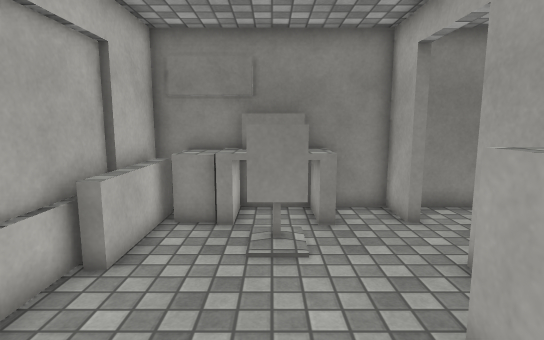
[1] (above)

12 first-person views from a walk through a Unity game level. The camera is 1.4 m above the floor, tilts 8° down and sees 80° across. The floor is counted in squares, 0.5 m on a side. Each view is taken from the middle of a square. On the plan, view 1 faces up. The plan holds only what a view shows up to about 20 squares ahead; the rest is blank. The player is left out. Surface patterns are stand-ins for the level's own textures.

[2]
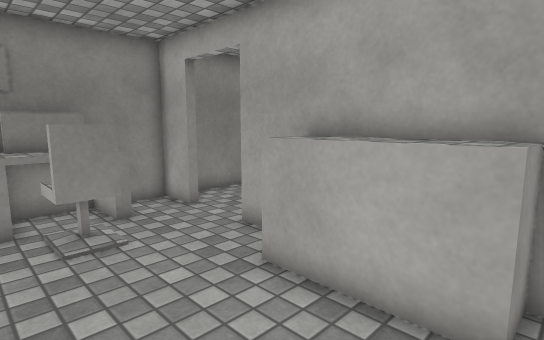

[3]
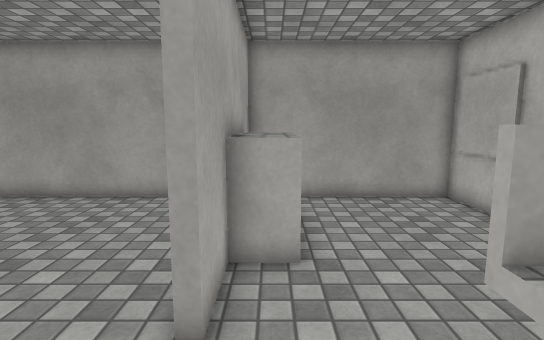

[4]
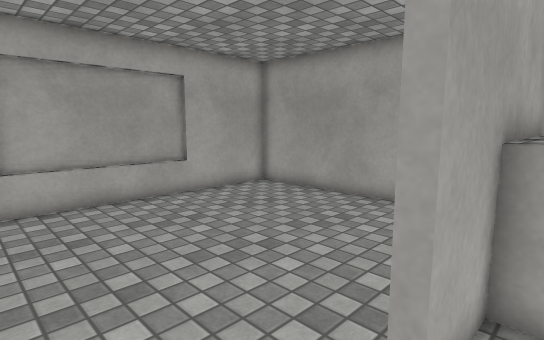

[5]
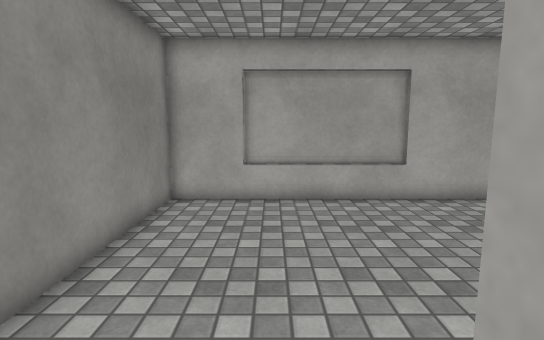

[6]
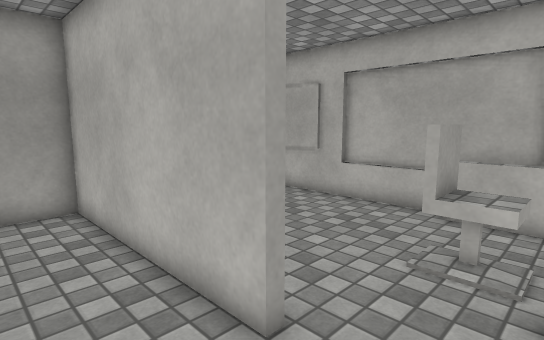

[7]
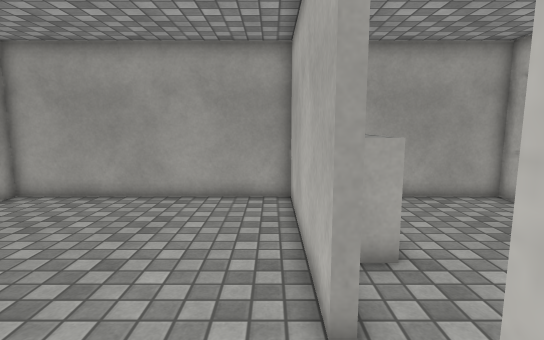

[8]
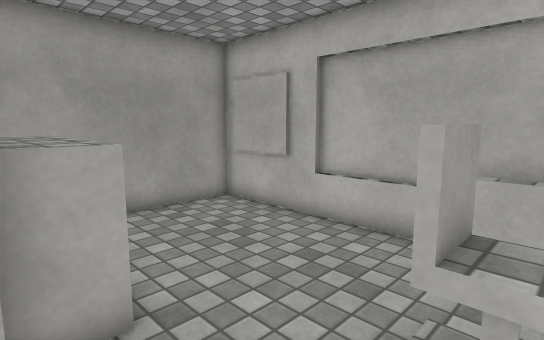

[9]
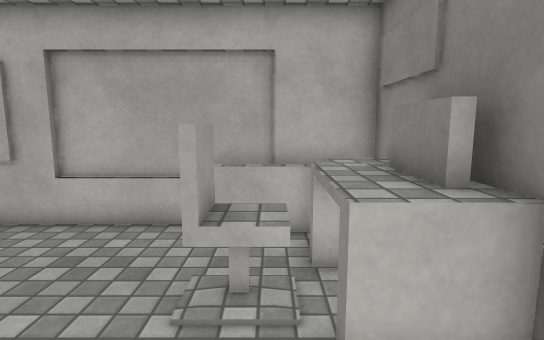

[10]
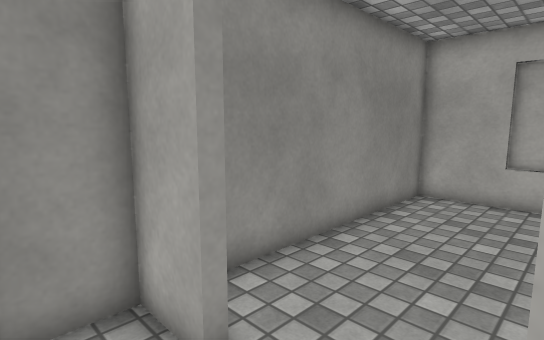

[11]
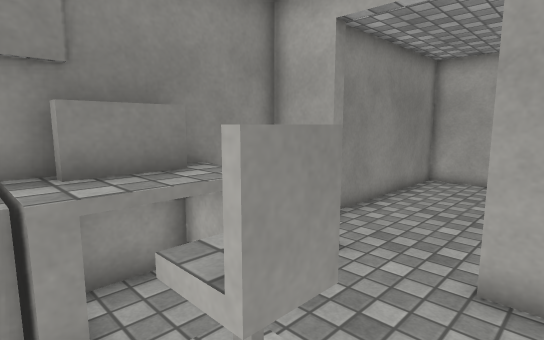

[12]
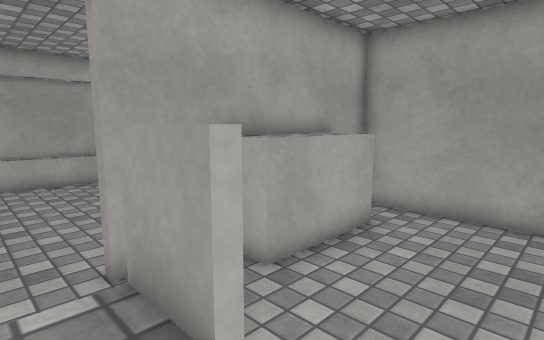

### Floor plan
Key: @ floor where view 1 was taken; # wall or solid block; . floor; = window, fence, low wall or low ledge; ^ raised ledge.
Columns run from 4 left of view 1 to 15 right of it. Each row starts with its distance up from view 1.
 11 ####################
 10 #=^^^^^.#..........#
  9 #=^^^^^............#
  8 #=..^^.............#
  7 #=..##.............=
  6 #=......#..........=
  5 #.......#..........=
  4 #......^#..........=
  3 #......^#..........=
  2 #......^#..........#
  1 #......^#..........#
  0 #...@..^#..........#
 -1 #.......#..........#
 -2 ####################

Where each view was taken, in squares from view 1:
view 1: 0 up, 0 right, facing up
view 2: 1 down, 2 left, facing up-right
view 3: 10 up, 3 right, facing down
view 4: 9 up, 3 right, facing down-right
view 5: 7 up, 3 right, facing right
view 6: 9 up, 7 right, facing down-left
view 7: 10 up, 5 right, facing down
view 8: 8 up, 4 right, facing down-left
view 9: 8 up, 5 right, facing left
view 10: 6 up, 2 right, facing up-right
view 11: 5 up, 2 left, facing up-right
view 12: 8 up, 2 left, facing down-right
